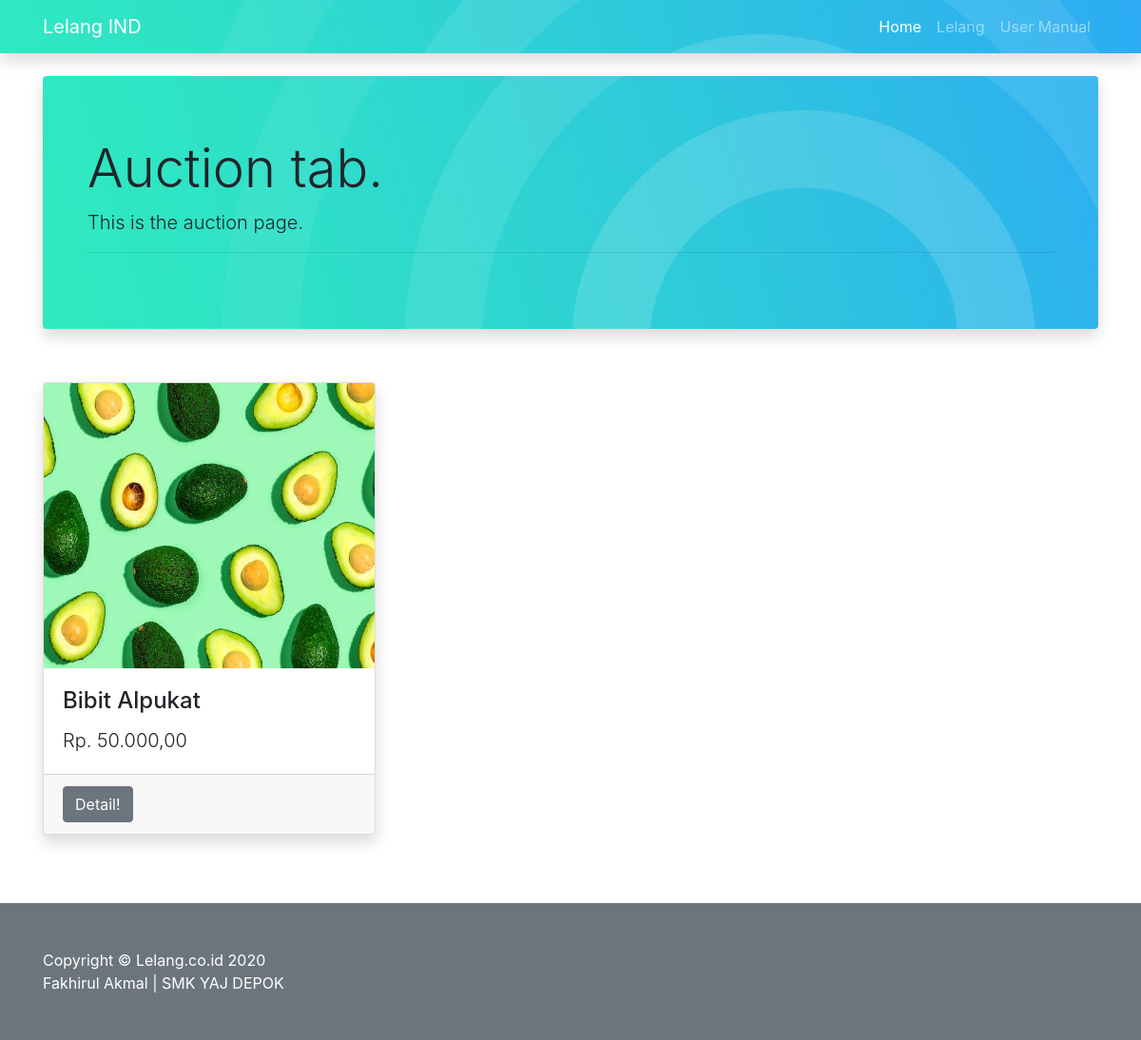
The app's page /?page=lelang, older data.
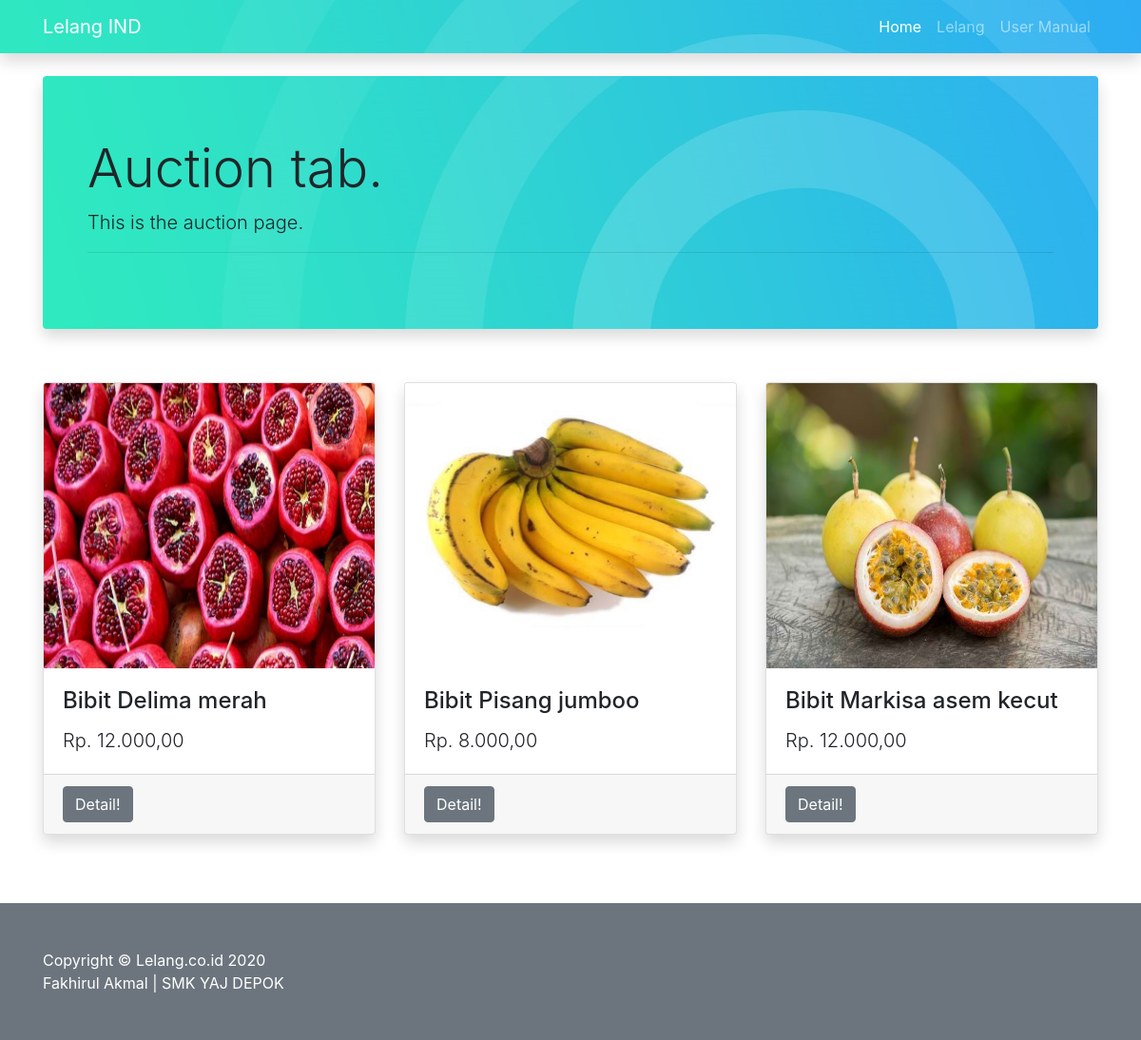
The same page, newer data.
### tables this page shows
CREATE TABLE `tb_lelang` (
  `id_lelang` int(11) NOT NULL,
  `id_barang` int(11) NOT NULL,
  `tgl_lelang` date NOT NULL,
  `nama_file` varchar(255) NOT NULL,
  `harga_akhir` int(20) DEFAULT NULL,
  `id_user` int(11) DEFAULT NULL,
  `id_petugas` int(11) NOT NULL,
  `status` enum('dibuka','ditutup') NOT NULL
);

CREATE TABLE `tb_barang` (
  `id_barang` int(11) NOT NULL,
  `nama_barang` varchar(25) NOT NULL,
  `tgl` date NOT NULL,
  `harga_awal` int(20) NOT NULL,
  `nama_file` varchar(255) NOT NULL,
  `deskripsi_barang` varchar(100) NOT NULL
);

### page/lelang/lelang.php (the view, shortened to what this page needs)
<div class="container">
  <div class="jumbotron shadow rounded" style="background: url(img/jumbotron.jpg);">
  <div class="container">
    <h1 class="display-4">Auction tab.</h1>
    <p class="lead">This is the auction page.</p>
    <hr>
  </div>
</div>
<br>
<div class="row">
  <?php
$koneksi = mysqli_connect('localhost', 'root', '', 'dblelang');
$querykamu = mysqli_query($koneksi, "Select * From tb_lelang Where status='dibuka'");
while ($data = mysqli_fetch_array($querykamu))
{
  $id_barang = $data['id_barang'];
  $query_barang = mysqli_query($koneksi, "Select * From tb_barang Where id_barang='$id_barang'");
  $data = mysqli_fetch_assoc($query_barang);
  $harga_rupiah = "Rp. " . number_format($data['harga_awal'],2,',','.');
?>
      <div class="col-md-4 mb-5">
        <div class="card h-100 shadow">
          <img class="card-img-top"  height="300" src="img/<?= $data['nama_file'] ?>" alt="">
          <div class="card-body">
            <h4 class="card-title"><?= $data['nama_barang']; ?></h4>
            <p class="card-text lead"><?php echo $harga_rupiah ?></p>
          </div>
          <div class="card-footer">
            <a href="?page=lelang&perintah=detailbarang&id_barang=<?php echo $data['id_barang'];?>" class="btn btn-secondary">Detail!</a>
          </div>
        </div>
      </div>
      <?php }
      ?>
    </div>
</div>

### index.php (shortened to what this page needs)
<!DOCTYPE html>
<html lang="en">
<head>
  <link href="vendor/bootstrap/css/bootstrap.min.css" rel="stylesheet">
  <link href="vendor/bootstrap/css/spin.css" rel="stylesheet">
  <link href="vendor/bootstrap/css/business-frontpage.css" rel="stylesheet">
</head>
<body onload="myFunction()" style="margin:0;">
<div style="display:none;" id="myDiv" class="animate-bottom">
  <nav class="navbar navbar-expand-lg navbar-dark bg-info fixed-top shadow" style="background: url(img/jumbotron.jpg);">
    <div class="container">
      <a class="navbar-brand" href="index.php">Lelang IND</a>
      <div class="collapse navbar-collapse" id="navbarResponsive">
        <ul class="navbar-nav ml-auto">
          <li class="nav-item active">
            <a class="nav-link" href="index.php">Home
            </a>
          </li>
          <li class="nav-item">
            <a class="nav-link" href="?page=lelang">Lelang</a>
          </li>
          <li class="nav-item">
            <a class="nav-link" href="?page=about">User Manual</a>
          </li>
        </ul>
      </div>
    </div>
  </nav>
<br>
  <?php
      $page = $_GET['page'];
      $perintah = $_GET['perintah'];
      if ($page == "lelang") {
        if ($perintah == "") {
          include 'page/lelang/lelang.php';
        }elseif ($perintah == 'detailbarang') {
          include 'page/lelang/detailbarang.php';
        }elseif ($perintah == 'pengumuman') {
          include 'page/lelang/pengumuman.php';
        }elseif ($perintah == 'penawaran') {
          include 'page/lelang/penawaran.php';
        }
      }
  ?>
  <br>
  <footer class="py-5 bg-secondary" style="">
      <div class="container" style="">
        <p class="m-0 text-left text-white">Copyright &copy; Lelang.co.id 2020</p>
        <p class="m-0 text-left text-white">Fakhirul Akmal | SMK YAJ DEPOK</p>
      </div>
  </footer>
</body>
</html>

Row changes from the older to the newer data that the page shows:
no longer on this page (row edited): tb_lelang: id_barang.nama_file (picture), id_barang.nama_barang "Bibit Alpukat", id_barang.harga_awal "Rp. 50.000,00"
added tb_lelang: id_barang.nama_file (picture), id_barang.nama_barang "Bibit Delima merah", id_barang.harga_awal "Rp. 12.000,00"
added tb_lelang: id_barang.nama_file (picture), id_barang.nama_barang "Bibit Pisang jumboo", id_barang.harga_awal "Rp. 8.000,00"
added tb_lelang: id_barang.nama_file (picture), id_barang.nama_barang "Bibit Markisa asem kecut", id_barang.harga_awal "Rp. 12.000,00"
